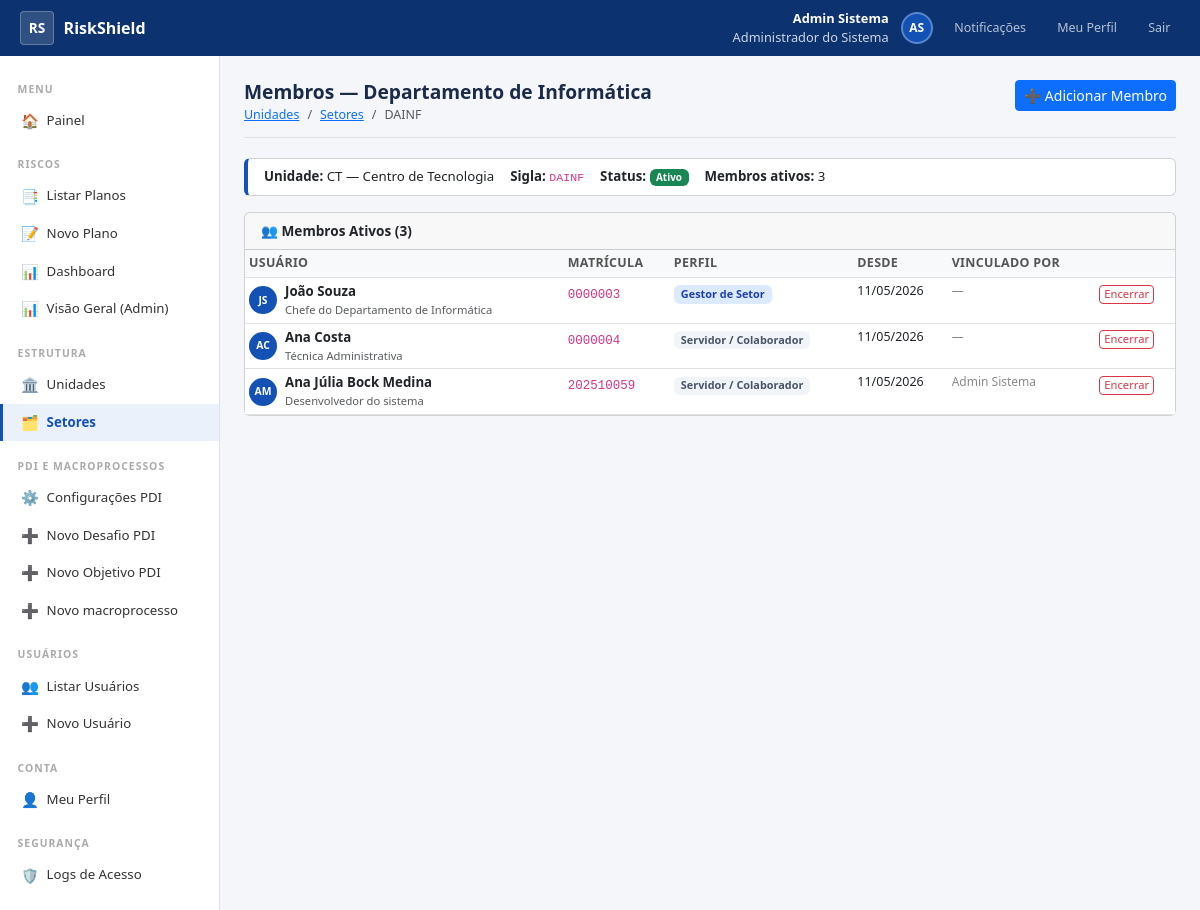
Screenshot of /setores/2/vinculos/ (signed in) with the database file from the repository.
### accounts/models.py (models this page shows, shortened)
class Usuario(AbstractBaseUser, PermissionsMixin):
    primeiro_nome = models.CharField('Primeiro Nome', max_length=80)
    sobrenome = models.CharField('Sobrenome', max_length=100)
    matricula = models.CharField('Matrícula', max_length=20, unique=True, db_index=True)
    email = models.EmailField('E-mail Institucional', unique=True, db_index=True)
    foto = models.ImageField('Foto', upload_to='fotos/', blank=True, null=True)
    telefone = models.CharField('Telefone Institucional', max_length=20, blank=True)
    cargo = models.CharField('Cargo / Função', max_length=120, blank=True)
    perfil = models.CharField(
        'Perfil',
        max_length=20,
        choices=Perfil.choices,
        default=Perfil.SERVIDOR,
        db_index=True,
    )
    ativo = models.BooleanField('Ativo', default=True, db_index=True)
    conta_ativada = models.BooleanField('Conta Ativada', default=False)
    is_staff = models.BooleanField('Acesso Admin Django', default=False)
    criado_em = models.DateTimeField('Criado em',    auto_now_add=True)
    atualizado_em = models.DateTimeField('Atualizado em', auto_now=True)
    deleted_at = models.DateTimeField('Excluído em',  null=True, blank=True, db_index=True)
    criado_por = models.ForeignKey(
        'self', on_delete=models.SET_NULL,
        null=True, blank=True,
        related_name='usuarios_criados',
        verbose_name='Criado por',
    )
    ultimo_login_ip = models.GenericIPAddressField('IP do Último Login', null=True, blank=True)
    history = HistoricalRecords(
        history_change_reason_field=models.TextField(null=True),
        excluded_fields=['last_login', 'ultimo_login_ip'],
    )
    objects = UsuarioManager()
    USERNAME_FIELD  = 'matricula'
    REQUIRED_FIELDS = ['email', 'primeiro_nome', 'sobrenome']
    class Meta:
        verbose_name = 'Usuário'
        verbose_name_plural  = 'Usuários'
        ordering = ['primeiro_nome', 'sobrenome']
    def get_nome_completo(self):
        return f'{self.primeiro_nome} {self.sobrenome}'.strip()
    def get_iniciais(self):
        partes = self.get_nome_completo().split()
        if len(partes) >= 2:
            return f'{partes[0][0]}{partes[-1][0]}'.upper()
        return self.matricula[:2].upper()
    @property
    def is_admin(self):
        return self.perfil == Perfil.ADMIN
    @property
    def is_gestor_unidade(self):
        return self.perfil == Perfil.GESTOR_UNIDADE
    @property
    def is_gestor_setor(self):
        return self.perfil == Perfil.GESTOR_SETOR
    @property
    def is_servidor(self):
        return self.perfil == Perfil.SERVIDOR
    @property
    def pode_criar_usuario(self):
        return self.perfil in (Perfil.ADMIN, Perfil.GESTOR_UNIDADE)
    @property
    def pode_gerenciar_usuarios(self):
        return self.perfil in (Perfil.ADMIN, Perfil.GESTOR_UNIDADE, Perfil.GESTOR_SETOR)
    @property
    def pode_ver_logs(self):
        return self.perfil == Perfil.ADMIN

### organizacional/models.py (models this page shows, shortened)
class Setor(models.Model):
    unidade    = models.ForeignKey(Unidade, on_delete=models.PROTECT, related_name='setores')
    nome       = models.CharField('Nome', max_length=200)
    sigla      = models.CharField('Sigla', max_length=20, blank=True)
    ativo      = models.BooleanField('Ativo', default=True)
    deleted_at = models.DateTimeField('Excluído em', null=True, blank=True)
    criado_em  = models.DateTimeField('Criado em', auto_now_add=True)
    history    = HistoricalRecords()
    class Meta:  # pylint: disable=too-few-public-methods
        verbose_name         = 'Setor / Subunidade'
        verbose_name_plural  = 'Setores / Subunidades'
        ordering             = ['unidade__nome', 'nome']

class Unidade(models.Model):
    TIPO_CHOICES = [
        ('REITORIA',     'Reitoria'),
        ('PRO_REITORIA', 'Pró-Reitoria'),
        ('CENTRO',       'Centro de Ensino'),
        ('ORGAO',        'Órgão Suplementar'),
        ('CAMPUS',       'Campus'),
    ]
    nome       = models.CharField('Nome', max_length=200)
    sigla      = models.CharField('Sigla', max_length=20, blank=True)
    tipo       = models.CharField('Tipo', max_length=20, choices=TIPO_CHOICES)
    ativo      = models.BooleanField('Ativo', default=True)
    deleted_at = models.DateTimeField('Excluído em', null=True, blank=True)
    criado_em  = models.DateTimeField('Criado em', auto_now_add=True)
    history    = HistoricalRecords()
    class Meta:  # pylint: disable=too-few-public-methods
        verbose_name         = 'Unidade'
        verbose_name_plural  = 'Unidades'
        ordering             = ['nome']
    def __str__(self):
        return f'{self.sigla} — {self.nome}' if self.sigla else self.nome

class UsuarioSetor(models.Model):
    usuario     = models.ForeignKey(
        settings.AUTH_USER_MODEL,
        on_delete=models.PROTECT,
        related_name='usuario_setores',
        verbose_name='Usuário',
    )
    setor       = models.ForeignKey(
        Setor,
        on_delete=models.PROTECT,
        related_name='membros',
        verbose_name='Setor',
    )
    data_inicio = models.DateField('Data de Início', default=timezone.localdate)
    data_fim    = models.DateField('Data de Fim', null=True, blank=True)
    ativo       = models.BooleanField('Ativo', default=True, db_index=True)
    criado_por  = models.ForeignKey(
        settings.AUTH_USER_MODEL,
        on_delete=models.SET_NULL,
        null=True, blank=True,
        related_name='vinculos_criados',
        verbose_name='Criado por',
    )
    criado_em   = models.DateTimeField('Criado em', auto_now_add=True)
    history     = HistoricalRecords()
    class Meta:  # pylint: disable=too-few-public-methods
        verbose_name         = 'Vínculo Usuário–Setor'
        verbose_name_plural  = 'Vínculos Usuário–Setor'
        ordering             = ['-ativo', '-data_inicio']

### organizacional/views.py (the view)
# urls.py: path('setores/<int:pk>/vinculos/',   views.vinculos_setor,  name='vinculos_setor'),
@requer_pode_criar_usuario
def vinculos_setor(request, pk):
    setor   = get_object_or_404(Setor, pk=pk)
    ativos  = (UsuarioSetor.objects.filter(setor=setor, ativo=True)
            .select_related('usuario', 'criado_por'))
    hist    = (UsuarioSetor.objects.filter(setor=setor, ativo=False)
            .select_related('usuario').order_by('-data_fim'))
    return render(request, 'organizacional/vinculos_setor.html', {
        'setor':  setor,
        'ativos': ativos,
        'hist':   hist,
    })

### templates/organizacional/vinculos_setor.html (shortened to what this page needs)
{% extends 'base_sistema.html' %}
{% block content %}
<div class="page-header d-flex justify-content-between align-items-start">
  <div>
    <h1>Membros — {{ setor.nome }}</h1>
    <ol class="breadcrumb mb-0">
      <li class="breadcrumb-item"><a href="{% url 'lista_unidades' %}">Unidades</a></li>
      <li class="breadcrumb-item"><a href="{% url 'lista_setores' %}?unidade={{ setor.unidade_id }}">Setores</a></li>
      <li class="breadcrumb-item active">{{ setor.sigla|default:setor.nome }}</li>
    </ol>
  </div>
  <a href="{% url 'adicionar_vinculo' setor.pk %}" class="btn btn-primary btn-sm">
    ➕ Adicionar Membro
  </a>
</div>
<div class="card mb-3" style="border-left:4px solid #1351B4;">
  <div class="card-body py-2 px-3">
    <div class="d-flex gap-3 flex-wrap" style="font-size:.83rem;">
      <span><strong>Unidade:</strong> {{ setor.unidade }}</span>
      {% if setor.sigla %}<span><strong>Sigla:</strong> <code>{{ setor.sigla }}</code></span>{% endif %}
      <span><strong>Status:</strong>
        {% if setor.ativo %}<span class="badge bg-success">Ativo</span>
        {% else %}<span class="badge bg-secondary">Inativo</span>{% endif %}
      </span>
      <span><strong>Membros ativos:</strong> {{ ativos.count }}</span>
    </div>
  </div>
</div>
<div class="card mb-3">
  <div class="card-header py-2 d-flex justify-content-between align-items-center">
    <strong style="font-size:.85rem;">👥 Membros Ativos ({{ ativos.count }})</strong>
  </div>
  <div class="card-body p-0">
    {% if ativos %}
    <table class="table table-hover table-sm mb-0 table-gov">
      <thead>
        <tr><th>Usuário</th><th>Matrícula</th><th>Perfil</th><th>Desde</th><th>Vinculado por</th><th></th></tr>
      </thead>
      <tbody>
        {% for v in ativos %}
        <tr>
          <td>
            <div class="d-flex align-items-center gap-2">
              <div style="width:28px;height:28px;border-radius:50%;background:#1351B4;display:flex;align-items:center;justify-content:center;color:#fff;font-size:.65rem;font-weight:700;flex-shrink:0;">
                {{ v.usuario.get_iniciais }}
              </div>
              <div>
                <div style="font-weight:600;font-size:.83rem;">{{ v.usuario.get_nome_completo }}</div>
                {% if v.usuario.cargo %}
                <div class="text-muted" style="font-size:.7rem;">{{ v.usuario.cargo }}</div>
                {% endif %}
              </div>
            </div>
          </td>
          <td><code style="font-size:.78rem;">{{ v.usuario.matricula }}</code></td>
          <td>
            <span class="badge badge-{% if v.usuario.is_admin %}admin{% elif v.usuario.is_gestor_unidade %}gu{% elif v.usuario.is_gestor_setor %}gs{% else %}serv{% endif %}" style="font-size:.68rem;">
              {{ v.usuario.get_perfil_display }}
            </span>
          </td>
          <td style="font-size:.78rem;">{{ v.data_inicio|date:"d/m/Y" }}</td>
          <td style="font-size:.75rem; color:#888;">
            {{ v.criado_por.get_nome_completo|default:"—" }}
          </td>
          <td>
            <form method="post" action="{% url 'encerrar_vinculo' v.pk %}"
                  onsubmit="return confirm('Encerrar vínculo de {{ v.usuario.primeiro_nome }}?\nO histórico será preservado.');">
              <button class="btn btn-outline-danger btn-sm py-0 px-1" style="font-size:.7rem;">
                Encerrar
              </button>
            </form>
          </td>
        </tr>
        {% endfor %}
      </tbody>
    </table>
    {% else %}
    <div class="text-center text-muted py-3" style="font-size:.85rem;">
      Nenhum membro ativo.
      <a href="{% url 'adicionar_vinculo' setor.pk %}">Adicionar →</a>
    </div>
    {% endif %}
  </div>
</div>
{% endblock %}

### templates/base_sistema.html (shortened to what this page needs)
{% load static %}
<!DOCTYPE html>
<html lang="pt-BR">
<head>
  <link href="https://cdn.jsdelivr.net/npm/bootstrap@5.3.0/dist/css/bootstrap.min.css" rel="stylesheet">
  <link rel="stylesheet" href="{% static 'css/styles_sistema.css' %}">
</head>
<body>
<div class="topbar">
  <a href="{% url 'painel' %}" class="topbar-brand">
    <div class="topbar-logo">RS</div>
    RiskShield
  </a>
  <div class="topbar-right">
    <div class="topbar-user text-end">
      <strong>{{ request.user.primeiro_nome }} {{ request.user.sobrenome }}</strong>
      {{ request.user.get_perfil_display }}
    </div>
    <div class="topbar-avatar">
      {% if request.user.foto %}<img src="{{ request.user.foto.url }}" alt="">
      {% else %}{{ request.user.get_iniciais }}{% endif %}
    </div>
    <a href="{% url 'riscos:lista_notificacoes' %}" class="topbar-btn">
      Notificações
    </a>
    <a href="{% url 'meu_perfil' %}" class="topbar-btn">Meu Perfil</a>
    <a href="{% url 'logout' %}" class="topbar-btn">Sair</a>
  </div>
</div>
<div class="app-body">
  <nav class="sidebar">
    <div class="sidebar-section-title">Menu</div>
    <a href="{% url 'painel' %}" class="sidebar-link {% if request.resolver_match.url_name == 'painel' %}active{% endif %}">
      <span class="sidebar-icon">🏠</span> Painel
    </a>
    <div class="sidebar-section-title" style="margin-top:.5rem;">Riscos</div>
    <a href="{% url 'riscos:lista_planos' %}" class="sidebar-link {% if request.resolver_match.url_name == 'lista_planos' %}active{% endif %}">
      <span class="sidebar-icon">📑</span> Listar Planos
    </a>
    {% if not request.user.is_servidor %}
    <a href="{% url 'riscos:novo_plano' %}" class="sidebar-link {% if request.resolver_match.url_name == 'novo_plano' %}active{% endif %}">
      <span class="sidebar-icon">📝</span> Novo Plano
    </a>
    <a href="{% url 'riscos:dashboard' %}" class="sidebar-link {% if request.resolver_match.url_name == 'dashboard' %}active{% endif %}">
      <span class="sidebar-icon">📊</span> Dashboard
    </a>
    {% endif %}
    {% if request.user.is_admin %}
    <a href="{% url 'riscos:painel_riscos' %}" class="sidebar-link {% if request.resolver_match.url_name == 'painel_riscos' %}active{% endif %}">
      <span class="sidebar-icon">📊</span> Visão Geral (Admin)
    </a>
    {% endif %}
    {% if request.user.pode_criar_usuario %}
    <div class="sidebar-section-title" style="margin-top:.5rem;">Estrutura</div>
    <a href="{% url 'lista_unidades' %}" class="sidebar-link {% if 'unidade' in request.resolver_match.url_name %}active{% endif %}">
      <span class="sidebar-icon">🏛️</span> Unidades
    </a>
    <a href="{% url 'lista_setores' %}" class="sidebar-link {% if 'setor' in request.resolver_match.url_name %}active{% endif %}">
      <span class="sidebar-icon">🗂️</span> Setores
    </a>
    {% endif %}
    {% if request.user.is_admin or request.user.is_gestor_unidade %}
    <div class="sidebar-section-title" style="margin-top:.5rem;">PDI e Macroprocessos</div>
    <a href="{% url 'configuracao:painel_configuracao' %}" class="sidebar-link {% if 'configuracao' in request.resolver_match.app_names %}active{% endif %}">
      <span class="sidebar-icon">⚙️</span> Configurações PDI
    </a>
    <a href="{% url 'configuracao:desafio_criar' %}" class="sidebar-link {% if 'desafio_criar' in request.resolver_match.app_names %}active{% endif %}">
      <span class="sidebar-icon">➕</span> Novo Desafio PDI
    </a>
    <a href="{% url 'configuracao:objetivo_criar' %}" class="sidebar-link {% if 'objetivo_criar' in request.resolver_match.app_names %}active{% endif %}">
      <span class="sidebar-icon">➕</span> Novo Objetivo PDI
    </a>
    <a href="{% url 'configuracao:macroprocesso_criar' %}" class="sidebar-link {% if 'macroprocesso_criar' in request.resolver_match.app_names %}active{% endif %}">
      <span class="sidebar-icon">➕</span> Novo macroprocesso
    </a>
    {% endif %}
    {% if request.user.pode_gerenciar_usuarios %}
    <div class="sidebar-section-title" style="margin-top:.5rem;">Usuários</div>
    <a href="{% url 'lista_usuarios' %}" class="sidebar-link {% if request.resolver_match.url_name == 'lista_usuarios' %}active{% endif %}">
      <span class="sidebar-icon">👥</span> Listar Usuários
    </a>
    {% if request.user.pode_criar_usuario %}
    <a href="{% url 'cadastro_usuario' %}" class="sidebar-link {% if request.resolver_match.url_name == 'cadastro_usuario' %}active{% endif %}">
      <span class="sidebar-icon">➕</span> Novo Usuário
    </a>
    {% endif %}
    {% endif %}
    <div class="sidebar-section-title" style="margin-top:.5rem;">Conta</div>
    <a href="{% url 'meu_perfil' %}" class="sidebar-link {% if request.resolver_match.url_name == 'meu_perfil' %}active{% endif %}">
      <span class="sidebar-icon" >👤</span> Meu Perfil
    </a>
    {% if request.user.pode_ver_logs %}
    <div class="sidebar-section-title" style="margin-top:.5rem;">Segurança</div>
    <a href="{% url 'logs_acesso' %}" class="sidebar-link {% if request.resolver_match.url_name == 'logs_acesso' %}active{% endif %}">
      <span class="sidebar-icon">🛡️</span> Logs de Acesso
    </a>
    {% endif %}
  </nav>
  <div class="main-area">
    {% block content %}{% endblock %}
  </div>
</div>
</body>
</html>

### rows the page displays
Usuario: user.primeiro_nome "Admin", user.sobrenome "Sistema", user.perfil "Administrador do Sistema", user.get_iniciais "AS"
Setor: nome "Departamento de Informática", sigla "DAINF", unidade "CT — Centro de Tecnologia"
UsuarioSetor: usuario.get_iniciais "JS", usuario.get_nome_completo "João Souza", usuario.cargo "Chefe do Departamento de Informática", usuario.matricula "0000003", usuario.perfil "Gestor de Setor", data_inicio "11/05/2026", criado_por.get_nome_completo "—"
UsuarioSetor: usuario.get_iniciais "AC", usuario.get_nome_completo "Ana Costa", usuario.cargo "Técnica Administrativa", usuario.matricula "0000004", usuario.perfil "Servidor / Colaborador", data_inicio "11/05/2026", criado_por.get_nome_completo "—"
UsuarioSetor: usuario.get_iniciais "AM", usuario.get_nome_completo "Ana Júlia Bock Medina", usuario.cargo "Desenvolvedor do sistema", usuario.matricula "202510059", usuario.perfil "Servidor / Colaborador", data_inicio "11/05/2026", criado_por.get_nome_completo "Admin Sistema"

### other values shown
{{ ativos.count }} "3"
